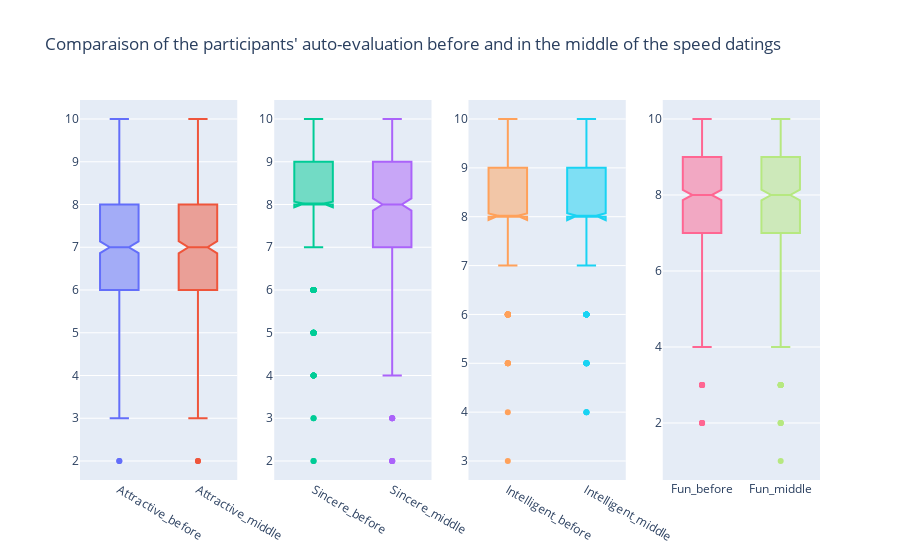

The notebook cell saved with this chart:
### Markdown cell above
Question : est-ce que l'auto-évaluation évolue dans le temps, entre avant les speed datings et le milieu des speed datings ?

### Code cell
features = ['attr', 'sinc', 'intel', 'fun', 'amb']
names = ['Attractive', 'Sincere', 'Intelligent', 'Fun', 'Ambitious']

fig = make_subplots(rows = 1, cols = 4)
for i in range(4):
    fig.add_trace(
        go.Box(
            y = df_perception[str(features[i])+"3_1"], name = str(names[i])+"_before",
            notched=True, showlegend=False),
            row = 1,
            col = i+1)
    fig.add_trace(
        go.Box(
            y = df_perception[str(features[i])+"3_2"], name = str(names[i])+"_middle",
            notched=True, showlegend=False),
            row = 1,
            col = i+1)
fig.update_layout(title_text="Comparaison of the participants' auto-evaluation before and in the middle of the speed datings")
fig.show()

### Figure 1 — Plotly figure (JSON) as saved in the notebook; plotly's stock layout.template omitted (floating-point values rounded to 4 significant figures; data arrays with more than 128 entries replaced by an {"elided": "..."} marker saying what was removed)
{"data": [{"name": "Attractive_before", "notched": true, "showlegend": false, "type": "box", "xaxis": "x", "y": {"elided": "551 int values"}, "yaxis": "y"}, {"name": "Attractive_middle", "notched": true, "showlegend": false, "type": "box", "xaxis": "x", "y": {"elided": "551 int values"}, "yaxis": "y"}, {"name": "Sincere_before", "notched": true, "showlegend": false, "type": "box", "xaxis": "x2", "y": {"elided": "551 int values"}, "yaxis": "y2"}, {"name": "Sincere_middle", "notched": true, "showlegend": false, "type": "box", "xaxis": "x2", "y": {"elided": "551 int values"}, "yaxis": "y2"}, {"name": "Intelligent_before", "notched": true, "showlegend": false, "type": "box", "xaxis": "x3", "y": {"elided": "551 int values"}, "yaxis": "y3"}, {"name": "Intelligent_middle", "notched": true, "showlegend": false, "type": "box", "xaxis": "x3", "y": {"elided": "551 int values"}, "yaxis": "y3"}, {"name": "Fun_before", "notched": true, "showlegend": false, "type": "box", "xaxis": "x4", "y": {"elided": "551 int values"}, "yaxis": "y4"}, {"name": "Fun_middle", "notched": true, "showlegend": false, "type": "box", "xaxis": "x4", "y": {"elided": "551 int values"}, "yaxis": "y4"}], "layout": {"title": {"text": "Comparaison of the participants' auto-evaluation before and in the middle of the speed datings"}, "xaxis": {"anchor": "y", "domain": [0, 0.2125]}, "xaxis2": {"anchor": "y2", "domain": [0.2625, 0.475]}, "xaxis3": {"anchor": "y3", "domain": [0.525, 0.7375]}, "xaxis4": {"anchor": "y4", "domain": [0.7875, 1]}, "yaxis": {"anchor": "x", "domain": [0, 1]}, "yaxis2": {"anchor": "x2", "domain": [0, 1]}, "yaxis3": {"anchor": "x3", "domain": [0, 1]}, "yaxis4": {"anchor": "x4", "domain": [0, 1]}}}
